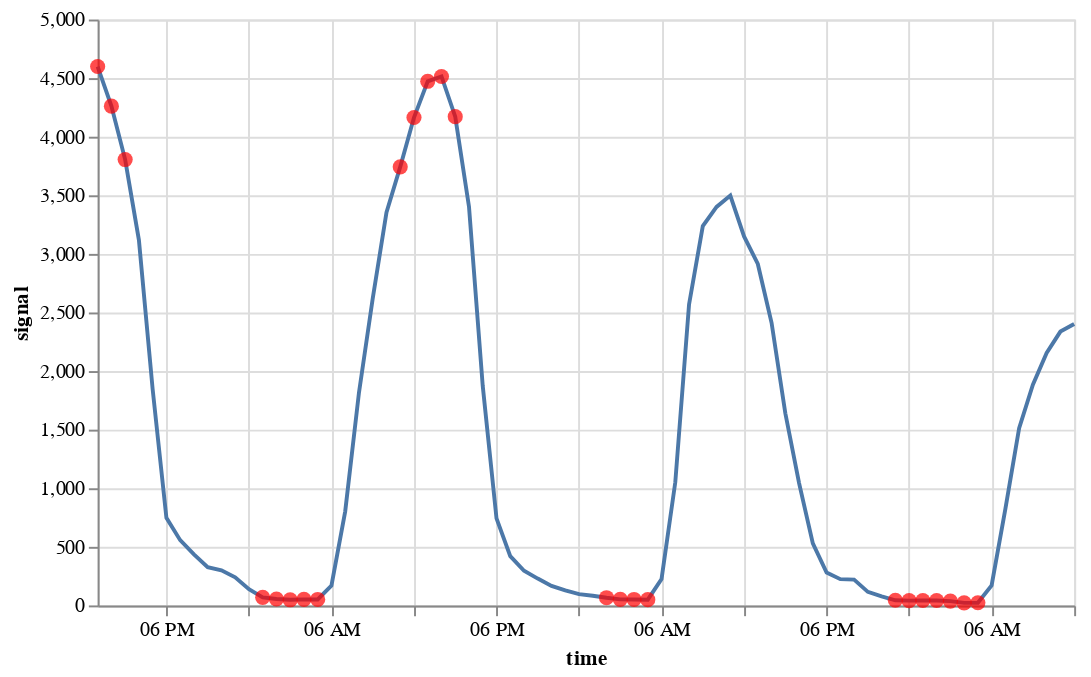

Notebook code for this chart:
### Code cell
on.plots.anomalies(test[:72], detected_test[:72])

### Figure 1 — Vega specification as saved in the notebook (floating-point values rounded to 4 significant figures)
{"$schema": "https://vega.github.io/schema/vega/v5.json", "data": [{"name": "source_0", "values": [{"anomaly": 1.0, "signal": 4599.0, "time": "2015-09-13T13:00:00.000"}, {"anomaly": 1.0, "signal": 4261.0, "time": "2015-09-13T14:00:00.000"}, {"anomaly": 1.0, "signal": 3805.0, "time": "2015-09-13T15:00:00.000"}, {"anomaly": 0.0, "signal": 3118.0, "time": "2015-09-13T16:00:00.000"}, {"anomaly": 0.0, "signal": 1844.0, "time": "2015-09-13T17:00:00.000"}, {"anomaly": 0.0, "signal": 747.0, "time": "2015-09-13T18:00:00.000"}, {"anomaly": 0.0, "signal": 557.0, "time": "2015-09-13T19:00:00.000"}, {"anomaly": 0.0, "signal": 436.0, "time": "2015-09-13T20:00:00.000"}, {"anomaly": 0.0, "signal": 327.0, "time": "2015-09-13T21:00:00.000"}, {"anomaly": 0.0, "signal": 300.0, "time": "2015-09-13T22:00:00.000"}, {"anomaly": 0.0, "signal": 240.0, "time": "2015-09-13T23:00:00.000"}, {"anomaly": 0.0, "signal": 138.0, "time": "2015-09-14T00:00:00.000"}, {"anomaly": 1.0, "signal": 69.0, "time": "2015-09-14T01:00:00.000"}, {"anomaly": 1.0, "signal": 55.0, "time": "2015-09-14T02:00:00.000"}, {"anomaly": 1.0, "signal": 48.0, "time": "2015-09-14T03:00:00.000"}, {"anomaly": 1.0, "signal": 52.0, "time": "2015-09-14T04:00:00.000"}, {"anomaly": 1.0, "signal": 51.0, "time": "2015-09-14T05:00:00.000"}, {"anomaly": 0.0, "signal": 170.0, "time": "2015-09-14T06:00:00.000"}, {"anomaly": 0.0, "signal": 803.0, "time": "2015-09-14T07:00:00.000"}, {"anomaly": 0.0, "signal": 1816.0, "time": "2015-09-14T08:00:00.000"}, {"anomaly": 0.0, "signal": 2619.0, "time": "2015-09-14T09:00:00.000"}, {"anomaly": 0.0, "signal": 3354.0, "time": "2015-09-14T10:00:00.000"}, {"anomaly": 1.0, "signal": 3743.0, "time": "2015-09-14T11:00:00.000"}, {"anomaly": 1.0, "signal": 4164.0, "time": "2015-09-14T12:00:00.000"}, {"anomaly": 1.0, "signal": 4473.0, "time": "2015-09-14T13:00:00.000"}, {"anomaly": 1.0, "signal": 4514.0, "time": "2015-09-14T14:00:00.000"}, {"anomaly": 1.0, "signal": 4171.0, "time": "2015-09-14T15:00:00.000"}, {"anomaly": 0.0, "signal": 3403.0, "time": "2015-09-14T16:00:00.000"}, {"anomaly": 0.0, "signal": 1872.0, "time": "2015-09-14T17:00:00.000"}, {"anomaly": 0.0, "signal": 743.0, "time": "2015-09-14T18:00:00.000"}, {"anomaly": 0.0, "signal": 421.0, "time": "2015-09-14T19:00:00.000"}, {"anomaly": 0.0, "signal": 296.0, "time": "2015-09-14T20:00:00.000"}, {"anomaly": 0.0, "signal": 229.0, "time": "2015-09-14T21:00:00.000"}, {"anomaly": 0.0, "signal": 167.0, "time": "2015-09-14T22:00:00.000"}, {"anomaly": 0.0, "signal": 128.0, "time": "2015-09-14T23:00:00.000"}, {"anomaly": 0.0, "signal": 96.0, "time": "2015-09-15T00:00:00.000"}, {"anomaly": 0.0, "signal": 83.0, "time": "2015-09-15T01:00:00.000"}, {"anomaly": 1.0, "signal": 66.0, "time": "2015-09-15T02:00:00.000"}, {"anomaly": 1.0, "signal": 52.0, "time": "2015-09-15T03:00:00.000"}, {"anomaly": 1.0, "signal": 51.0, "time": "2015-09-15T04:00:00.000"}, {"anomaly": 1.0, "signal": 49.0, "time": "2015-09-15T05:00:00.000"}, {"anomaly": 0.0, "signal": 225.0, "time": "2015-09-15T06:00:00.000"}, {"anomaly": 0.0, "signal": 1052.0, "time": "2015-09-15T07:00:00.000"}, {"anomaly": 0.0, "signal": 2569.0, "time": "2015-09-15T08:00:00.000"}, {"anomaly": 0.0, "signal": 3237.0, "time": "2015-09-15T09:00:00.000"}, {"anomaly": 0.0, "signal": 3401.0, "time": "2015-09-15T10:00:00.000"}, {"anomaly": 0.0, "signal": 3498.0, "time": "2015-09-15T11:00:00.000"}, {"anomaly": 0.0, "signal": 3149.0, "time": "2015-09-15T12:00:00.000"}, {"anomaly": 0.0, "signal": 2914.0, "time": "2015-09-15T13:00:00.000"}, {"anomaly": 0.0, "signal": 2412.0, "time": "2015-09-15T14:00:00.000"}, {"anomaly": 0.0, "signal": 1640.0, "time": "2015-09-15T15:00:00.000"}, {"anomaly": 0.0, "signal": 1044.0, "time": "2015-09-15T16:00:00.000"}, {"anomaly": 0.0, "signal": 529.0, "time": "2015-09-15T17:00:00.000"}, {"anomaly": 0.0, "signal": 281.0, "time": "2015-09-15T18:00:00.000"}, {"anomaly": 0.0, "signal": 224.0, "time": "2015-09-15T19:00:00.000"}, {"anomaly": 0.0, "signal": 220.0, "time": "2015-09-15T20:00:00.000"}, {"anomaly": 0.0, "signal": 116.0, "time": "2015-09-15T21:00:00.000"}, {"anomaly": 0.0, "signal": 77.0, "time": "2015-09-15T22:00:00.000"}, {"anomaly": 1.0, "signal": 44.0, "time": "2015-09-15T23:00:00.000"}, {"anomaly": 1.0, "signal": 41.0, "time": "2015-09-16T00:00:00.000"}, {"anomaly": 1.0, "signal": 42.0, "time": "2015-09-16T01:00:00.000"}, {"anomaly": 1.0, "signal": 42.0, "time": "2015-09-16T02:00:00.000"}, {"anomaly": 1.0, "signal": 37.0, "time": "2015-09-16T03:00:00.000"}, {"anomaly": 1.0, "signal": 22.0, "time": "2015-09-16T04:00:00.000"}, {"anomaly": 1.0, "signal": 23.0, "time": "2015-09-16T05:00:00.000"}, {"anomaly": 0.0, "signal": 171.0, "time": "2015-09-16T06:00:00.000"}, {"anomaly": 0.0, "signal": 824.0, "time": "2015-09-16T07:00:00.000"}, {"anomaly": 0.0, "signal": 1512.0, "time": "2015-09-16T08:00:00.000"}, {"anomaly": 0.0, "signal": 1883.0, "time": "2015-09-16T09:00:00.000"}, {"anomaly": 0.0, "signal": 2155.0, "time": "2015-09-16T10:00:00.000"}, {"anomaly": 0.0, "signal": 2337.0, "time": "2015-09-16T11:00:00.000"}, {"anomaly": 0.0, "signal": 2402.0, "time": "2015-09-16T12:00:00.000"}], "transform": [{"type": "formula", "expr": "toDate(datum['time'])", "as": "time"}]}, {"name": "data_0", "values": [{"signal": 4599.0, "time": "2015-09-13T13:00:00.000"}, {"signal": 4261.0, "time": "2015-09-13T14:00:00.000"}, {"signal": 3805.0, "time": "2015-09-13T15:00:00.000"}, {"signal": 69.0, "time": "2015-09-14T01:00:00.000"}, {"signal": 55.0, "time": "2015-09-14T02:00:00.000"}, {"signal": 48.0, "time": "2015-09-14T03:00:00.000"}, {"signal": 52.0, "time": "2015-09-14T04:00:00.000"}, {"signal": 51.0, "time": "2015-09-14T05:00:00.000"}, {"signal": 3743.0, "time": "2015-09-14T11:00:00.000"}, {"signal": 4164.0, "time": "2015-09-14T12:00:00.000"}, {"signal": 4473.0, "time": "2015-09-14T13:00:00.000"}, {"signal": 4514.0, "time": "2015-09-14T14:00:00.000"}, {"signal": 4171.0, "time": "2015-09-14T15:00:00.000"}, {"signal": 66.0, "time": "2015-09-15T02:00:00.000"}, {"signal": 52.0, "time": "2015-09-15T03:00:00.000"}, {"signal": 51.0, "time": "2015-09-15T04:00:00.000"}, {"signal": 49.0, "time": "2015-09-15T05:00:00.000"}, {"signal": 44.0, "time": "2015-09-15T23:00:00.000"}, {"signal": 41.0, "time": "2015-09-16T00:00:00.000"}, {"signal": 42.0, "time": "2015-09-16T01:00:00.000"}, {"signal": 42.0, "time": "2015-09-16T02:00:00.000"}, {"signal": 37.0, "time": "2015-09-16T03:00:00.000"}, {"signal": 22.0, "time": "2015-09-16T04:00:00.000"}, {"signal": 23.0, "time": "2015-09-16T05:00:00.000"}], "transform": [{"type": "formula", "expr": "toDate(datum['time'])", "as": "time"}]}], "marks": [{"type": "line", "name": "layer_0_marks", "from": {"data": "source_0"}, "sort": {"field": "datum[\"time\"]"}, "encode": {"update": {"x": {"field": "time", "scale": "x"}, "description": {"signal": "\"time: \" + (timeFormat(datum[\"time\"], '%b %d, %Y')) + \"; signal: \" + (format(datum[\"signal\"], \"\"))"}, "defined": {"signal": "isValid(datum[\"time\"]) && isFinite(+datum[\"time\"]) && isValid(datum[\"signal\"]) && isFinite(+datum[\"signal\"])"}, "y": {"field": "signal", "scale": "y"}, "stroke": {"value": "#4c78a8"}}}, "style": ["line"]}, {"type": "symbol", "name": "layer_1_marks", "from": {"data": "data_0"}, "encode": {"update": {"size": {"value": 60}, "fill": {"value": "red"}, "y": {"field": "signal", "scale": "y"}, "x": {"field": "time", "scale": "x"}, "description": {"signal": "\"time: \" + (timeFormat(datum[\"time\"], '%b %d, %Y')) + \"; signal: \" + (format(datum[\"signal\"], \"\"))"}, "shape": {"value": "circle"}, "ariaRoleDescription": {"value": "circle"}, "opacity": {"value": 0.7}}}, "style": ["circle"]}], "scales": [{"name": "x", "type": "time", "domain": {"fields": [{"data": "source_0", "field": "time"}, {"data": "data_0", "field": "time"}]}, "range": [0, {"signal": "width"}]}, {"name": "y", "type": "linear", "domain": {"fields": [{"data": "source_0", "field": "signal"}, {"data": "data_0", "field": "signal"}]}, "range": [{"signal": "height"}, 0], "nice": true, "zero": true}], "axes": [{"scale": "x", "aria": false, "labels": false, "minExtent": 0, "grid": true, "maxExtent": 0, "zindex": 0, "ticks": false, "orient": "bottom", "gridScale": "y", "tickCount": {"signal": "ceil(width/40)"}, "domain": false}, {"scale": "y", "minExtent": 0, "zindex": 0, "maxExtent": 0, "domain": false, "labels": false, "aria": false, "grid": true, "gridScale": "x", "ticks": false, "tickCount": {"signal": "ceil(height/40)"}, "orient": "left"}, {"scale": "x", "labelFlush": true, "zindex": 0, "grid": false, "tickCount": {"signal": "ceil(width/40)"}, "orient": "bottom", "title": "time", "labelOverlap": true}, {"scale": "y", "tickCount": {"signal": "ceil(height/40)"}, "zindex": 0, "labelOverlap": true, "orient": "left", "title": "signal", "grid": false}], "style": "cell", "padding": 5, "width": 500, "background": "white", "height": 300}
